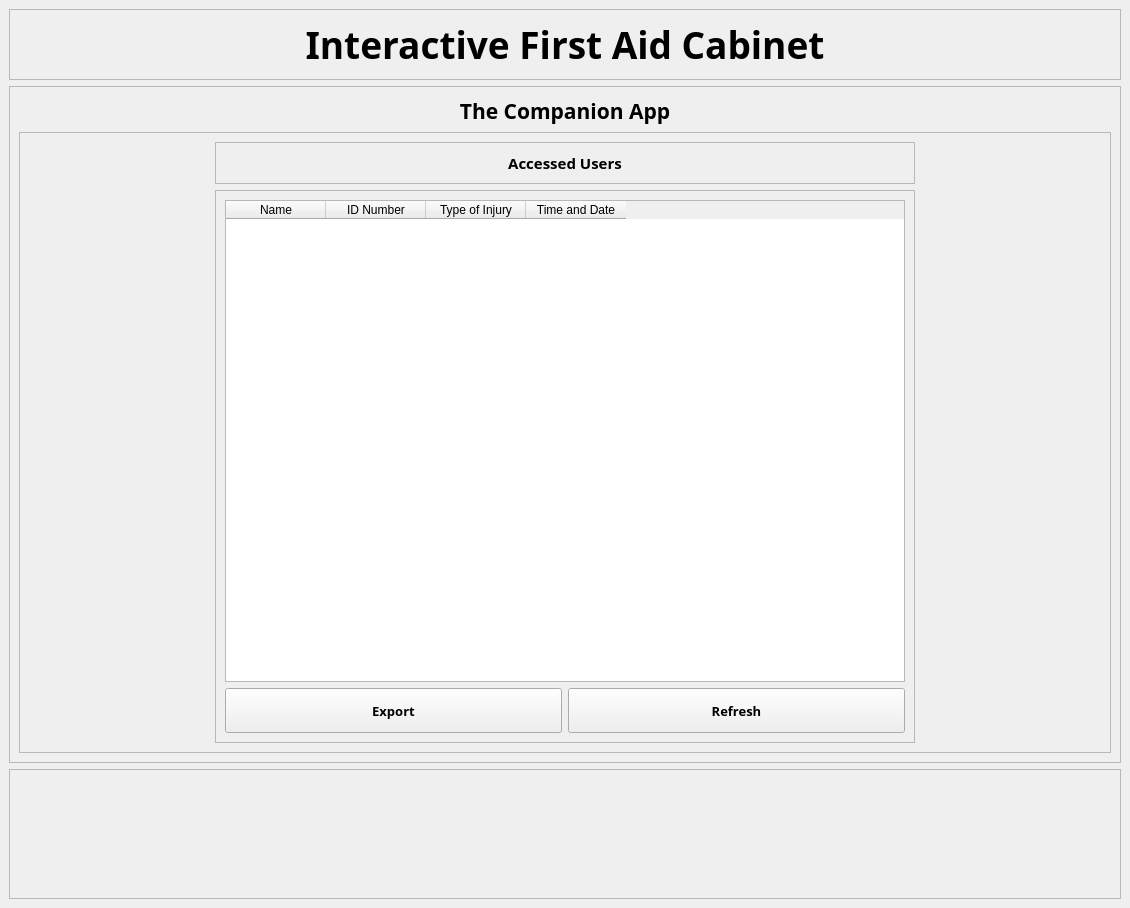
<?xml version="1.0" encoding="UTF-8"?>
<ui version="4.0">
 <class>CompanionApp</class>
 <widget class="QMainWindow" name="CompanionApp">
  <property name="geometry">
   <rect>
    <x>0</x>
    <y>0</y>
    <width>1130</width>
    <height>908</height>
   </rect>
  </property>
  <property name="windowTitle">
   <string>MainWindow</string>
  </property>
  <widget class="QWidget" name="widget">
   <layout class="QGridLayout" name="gridLayout_2">
    <item row="0" column="0">
     <widget class="QFrame" name="frameTitle">
      <property name="frameShape">
       <enum>QFrame::StyledPanel</enum>
      </property>
      <property name="frameShadow">
       <enum>QFrame::Raised</enum>
      </property>
      <layout class="QGridLayout" name="gridLayout_8">
       <item row="0" column="0">
        <widget class="QLabel" name="Title">
         <property name="font">
          <font>
           <family>Unispace</family>
           <pointsize>28</pointsize>
           <weight>75</weight>
           <bold>true</bold>
          </font>
         </property>
         <property name="text">
          <string>Interactive First Aid Cabinet</string>
         </property>
         <property name="alignment">
          <set>Qt::AlignCenter</set>
         </property>
        </widget>
       </item>
      </layout>
     </widget>
    </item>
    <item row="1" column="0">
     <widget class="QFrame" name="framesSecond">
      <property name="frameShape">
       <enum>QFrame::StyledPanel</enum>
      </property>
      <property name="frameShadow">
       <enum>QFrame::Raised</enum>
      </property>
      <layout class="QGridLayout" name="gridLayout_7">
       <item row="0" column="0">
        <widget class="QLabel" name="label">
         <property name="font">
          <font>
           <family>Unispace</family>
           <pointsize>16</pointsize>
           <weight>75</weight>
           <bold>true</bold>
          </font>
         </property>
         <property name="text">
          <string>The Companion App</string>
         </property>
         <property name="alignment">
          <set>Qt::AlignHCenter|Qt::AlignTop</set>
         </property>
        </widget>
       </item>
       <item row="1" column="0">
        <widget class="QFrame" name="frameTable">
         <property name="frameShape">
          <enum>QFrame::StyledPanel</enum>
         </property>
         <property name="frameShadow">
          <enum>QFrame::Raised</enum>
         </property>
         <layout class="QGridLayout" name="gridLayout_5">
          <item row="1" column="0">
           <widget class="QFrame" name="frameTableList">
            <property name="maximumSize">
             <size>
              <width>700</width>
              <height>16777215</height>
             </size>
            </property>
            <property name="frameShape">
             <enum>QFrame::StyledPanel</enum>
            </property>
            <property name="frameShadow">
             <enum>QFrame::Raised</enum>
            </property>
            <layout class="QGridLayout" name="gridLayout">
             <item row="0" column="0" colspan="2">
              <widget class="QTableWidget" name="tableWidget">
               <property name="minimumSize">
                <size>
                 <width>0</width>
                 <height>0</height>
                </size>
               </property>
               <property name="maximumSize">
                <size>
                 <width>16777215</width>
                 <height>16777215</height>
                </size>
               </property>
               <property name="editTriggers">
                <set>QAbstractItemView::NoEditTriggers</set>
               </property>
               <property name="showGrid">
                <bool>true</bool>
               </property>
               <attribute name="horizontalHeaderVisible">
                <bool>true</bool>
               </attribute>
               <column>
                <property name="text">
                 <string>Name</string>
                </property>
               </column>
               <column>
                <property name="text">
                 <string>ID Number</string>
                </property>
               </column>
               <column>
                <property name="text">
                 <string>Type of Injury</string>
                </property>
               </column>
               <column>
                <property name="text">
                 <string>Time and Date</string>
                </property>
               </column>
              </widget>
             </item>
             <item row="1" column="0">
              <widget class="QPushButton" name="pushButton">
               <property name="minimumSize">
                <size>
                 <width>0</width>
                 <height>45</height>
                </size>
               </property>
               <property name="maximumSize">
                <size>
                 <width>16777215</width>
                 <height>45</height>
                </size>
               </property>
               <property name="font">
                <font>
                 <family>Unispace</family>
                 <pointsize>10</pointsize>
                 <weight>75</weight>
                 <bold>true</bold>
                </font>
               </property>
               <property name="text">
                <string>Export</string>
               </property>
              </widget>
             </item>
             <item row="1" column="1">
              <widget class="QPushButton" name="pushButton_2">
               <property name="minimumSize">
                <size>
                 <width>0</width>
                 <height>45</height>
                </size>
               </property>
               <property name="maximumSize">
                <size>
                 <width>16777215</width>
                 <height>45</height>
                </size>
               </property>
               <property name="font">
                <font>
                 <family>Unispace</family>
                 <pointsize>10</pointsize>
                 <weight>75</weight>
                 <bold>true</bold>
                </font>
               </property>
               <property name="text">
                <string>Refresh</string>
               </property>
              </widget>
             </item>
            </layout>
           </widget>
          </item>
          <item row="0" column="0">
           <widget class="QFrame" name="frame_3">
            <property name="frameShape">
             <enum>QFrame::StyledPanel</enum>
            </property>
            <property name="frameShadow">
             <enum>QFrame::Raised</enum>
            </property>
            <layout class="QGridLayout" name="gridLayout_3">
             <item row="0" column="0">
              <widget class="QLabel" name="tableTitle_1">
               <property name="font">
                <font>
                 <family>Unispace</family>
                 <pointsize>11</pointsize>
                 <weight>75</weight>
                 <bold>true</bold>
                </font>
               </property>
               <property name="text">
                <string>Accessed Users</string>
               </property>
               <property name="alignment">
                <set>Qt::AlignBottom|Qt::AlignHCenter</set>
               </property>
              </widget>
             </item>
            </layout>
           </widget>
          </item>
         </layout>
        </widget>
       </item>
      </layout>
     </widget>
    </item>
    <item row="3" column="0">
     <widget class="QFrame" name="frame">
      <property name="frameShape">
       <enum>QFrame::StyledPanel</enum>
      </property>
      <property name="frameShadow">
       <enum>QFrame::Raised</enum>
      </property>
      <layout class="QGridLayout" name="gridLayout_9">
       <item row="0" column="0">
        <widget class="QLabel" name="label_7">
         <property name="minimumSize">
          <size>
           <width>110</width>
           <height>110</height>
          </size>
         </property>
         <property name="maximumSize">
          <size>
           <width>110</width>
           <height>110</height>
          </size>
         </property>
         <property name="text">
          <string/>
         </property>
         <property name="pixmap">
          <pixmap>110x110 TUP LOGO.png</pixmap>
         </property>
        </widget>
       </item>
       <item row="0" column="1">
        <widget class="QLabel" name="label_5">
         <property name="minimumSize">
          <size>
           <width>110</width>
           <height>110</height>
          </size>
         </property>
         <property name="maximumSize">
          <size>
           <width>110</width>
           <height>110</height>
          </size>
         </property>
         <property name="text">
          <string/>
         </property>
         <property name="pixmap">
          <pixmap>110x110 CROSS.png</pixmap>
         </property>
        </widget>
       </item>
       <item row="0" column="2">
        <widget class="QLabel" name="label_6">
         <property name="minimumSize">
          <size>
           <width>86</width>
           <height>110</height>
          </size>
         </property>
         <property name="maximumSize">
          <size>
           <width>86</width>
           <height>110</height>
          </size>
         </property>
         <property name="text">
          <string/>
         </property>
         <property name="pixmap">
          <pixmap>86x110 raspie.png</pixmap>
         </property>
        </widget>
       </item>
      </layout>
     </widget>
    </item>
   </layout>
  </widget>
 </widget>
 <resources/>
 <connections/>
</ui>
